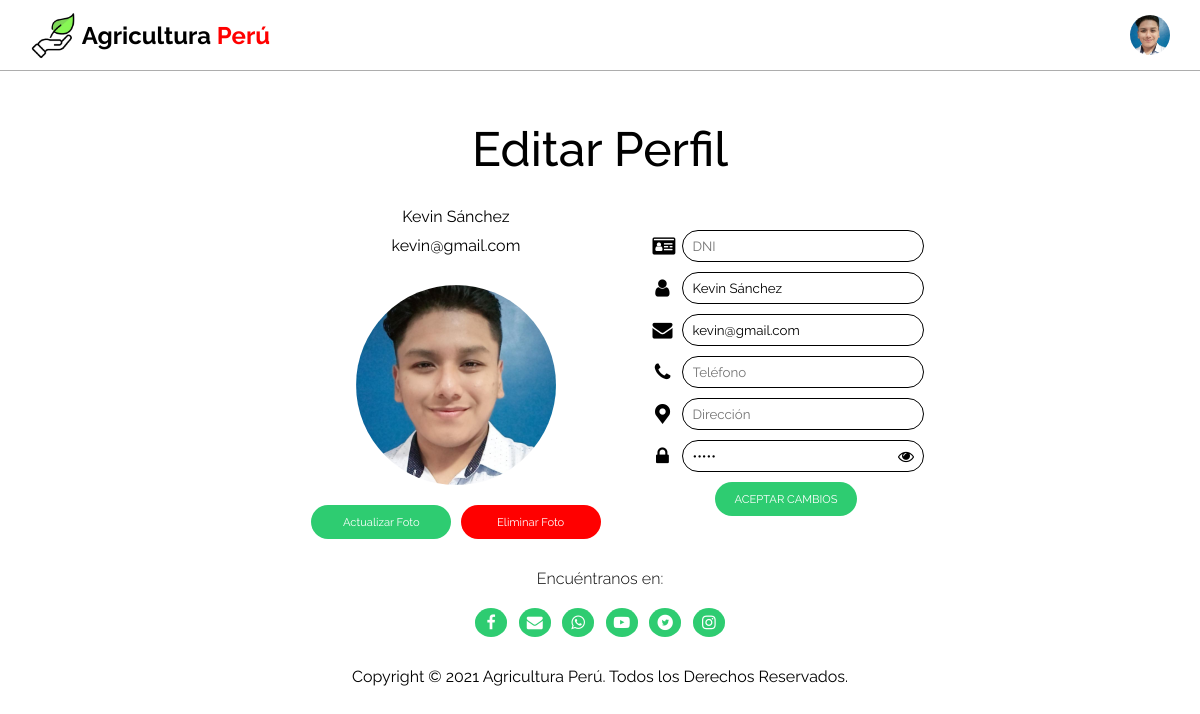
The page /editar-perfil.php?id=2 on the database its author committed.
### tables this page shows
CREATE TABLE `datos` (
  `id` int(100) NOT NULL,
  `foto` varchar(200) NOT NULL,
  `name` varchar(200) NOT NULL,
  `email` varchar(200) NOT NULL,
  `telefono` varchar(200) NOT NULL,
  `direccion` varchar(200) NOT NULL,
  `dni` varchar(200) NOT NULL,
  `password` varchar(200) NOT NULL,
  `conf_password` varchar(200) NOT NULL
);

### editar-perfil.php (the view, shortened to what this page needs)
<?php
    include 'database.php';
    $idCliente = $_GET['id'];
        $foto = "";
        $classRemove = 'notBlock';
        $clientes = "SELECT * FROM datos WHERE id = '$idCliente'";
        $datos_cliente = mysqli_query($conexion, $clientes);
?>
<!DOCTYPE html>
<html lang="es">
<head>
    <link rel="stylesheet" href="assets/css/general.css">
    <link rel="stylesheet" href="assets/css/editar-perfil.css?2.8">
    <link rel="stylesheet" href="assets/css/icons.css?1.2">
</head>
<body>
    <?php while($fila_cliente = mysqli_fetch_array($datos_cliente)){
    if($datos_usuario['foto'] != "foto_perfil.png"){
    $classRemove = "";
    $foto = '<img class="img" id="img" src="'.$fila_cliente['foto'].'" alt="Foto de Perfil">';
    }
    ?>
    <nav class="menu">
        <div class="contenedor">
            <ul class="seccion-a clasic">
                <a href="index.html" class="clasic">
                    <img src="assets/img/0001.png" alt="Logotipo de Agricultura Perú">
                    <h1>Agricultura <span>Perú</span></h1>
                </a>
            </ul>
            <ul class="seccion-b clasic">
                <img id="btnmenu" src="<?php echo $fila_cliente['foto'] ?>" alt="Foto de Usuario">
            </ul>
        </div>
    </nav>
    <h1 class="title special">Editar Perfil</h1>
    <section class="contenedor formulario">
        <form action="proceso_editar.php" method="post" class="formulario" enctype="multipart/form-data">
            <div class="container-perfil">
                <div class="containerFoto">
                    <h1 class="datos_perfil"><?php echo $fila_cliente['name'] ?></h1>
                    <h1 class="datos_perfil"><?php echo $fila_cliente['email'] ?></h1>
                    <label class="foto" for="foto"><h3 id="texto" class="texto"></h3><?php echo $foto; ?></label>
                    <div class="upimg">
                        <div required onclick="document.getElementById('foto').click()">Actualizar Foto</div>
                        <span class="borrarFoto <?php echo $classRemove; ?>"><p>Eliminar Foto</p></span>
                    </div>
                </div>
            </div>
            <section class="datos">
                <div class="box">
                    <div>
                        <label for="dni" class="icon-id-card"></label>
                        <input id="dni" type="text" class="input" name="dni" placeholder="DNI" value="">
                    </div>
                    <div>
                        <label for="name" class="icon-user"></label>
                        <input id="name" type="text" class="input" name="name" placeholder="Nombres y Apellidos" value="<?php echo $fila_cliente['name'];?>">
                    </div>
                    <div>
                        <label for="email" class="icon-mail-alt"></label>
                        <input id="email" type="text" class="input" name="email" placeholder="Email" value="<?php echo $fila_cliente['email'];?>">
                    </div>
                    <div>
                        <label for="telefono" class="icon-phone"></label>
                        <input id="telefono" type="text" class="input" name="telefono" placeholder="Teléfono" value="">
                    </div>
                    <div>
                        <label for="direccion" class="icon-location-1"></label>
                        <input id="direccion" type="text" class="input" name="direccion" placeholder="Dirección" value="">
                    </div>
                    <div>
                        <label for="password" class="icon-lock-1"></label>
                        <input id="password" type="password" class="input" name="password" placeholder="Password" value="<?php echo $fila_cliente['password'];?>">
                        <span id="eye" class="icon-eye"></span>
                    </div>
                    <?php } ?>
                    <input type="submit" value="Aceptar cambios" class="btn-aceptar">
                </div>
            </section>
        </form>
    </section>
    <h3 class="text-social">Encuéntranos en:</h3>
    <div class="social-net contenedor">
        <span><a href="" class="icon-facebook"></a></span>
        <span><a href="" class="icon-mail-alt"></a></span>
        <span><a href="" class="icon-wspt"></a></span>
        <span><a href="" class="icon-youtube-play"></a></span>
        <span><a href="" class="icon-twitter"></a></span>
        <span><a href="" class="icon-instagram"></a></span>
    </div>
    <footer class="contenedor">
        <h1>Copyright © 2021 Agricultura Perú. Todos los Derechos Reservados.</h1>
    </footer>
</body>
</html>

### assets/css/general.css (style rules this page uses)
* { margin: 0; padding: 0; font-family: 'Oswald', sans-serif; font-family: 'Raleway', sans-serif; }
:root { --primario:#2ecc71; }
a { text-decoration: none; color: #000; }
.contenedor { width: 95%; max-width: 1500px; margin: auto; height: 100%; display: flex; align-items: center; justify-content: center; }
.clasic { display: flex; align-items: center; justify-content: center; }
.menu { width: 100%; height: 70px; border-bottom: 1px solid #adadad; }
.menu .contenedor .seccion-a { width: 240px; }
.menu .contenedor .seccion-a a { justify-content: space-between; height: 100%; width: 100%; }
.menu .contenedor .seccion-a a h1 span { color: #ff0000; transition: .3s; }
.menu .contenedor .seccion-a a img { width: 50px; }
.menu .contenedor .seccion-b { width: calc(100% - 240px); justify-content: flex-end; }
.menu .contenedor .seccion-b img { width: 40px; height: 25px; object-fit: cover; border-radius: 20px; }
.title { text-align: center; font-weight: 500; font-size: 3rem; margin-top: 50px; margin-bottom: 50px; }
.special { margin-bottom: 30px; }
.text-social { text-align: center; font-weight: 300; margin-top: 30px; font-size: 1rem; }
.social-net { margin-top: 20px; width: 250px; margin-bottom: 30px; justify-content: space-between; }
.social-net span { background-color: var(--primario); border-radius: 50%; padding: 5px; transition: .3s; }
.social-net span a { color: #fff; font-size: 1rem; }
footer h1 { font-size: 1rem; font-weight: 400; margin-bottom: 10px; }

### assets/css/editar-perfil.css (style rules this page uses)
.menu .contenedor .seccion-b { display: flex; align-items: center; justify-content: flex-end; }
.menu .contenedor .seccion-b img { width: 40px; height: 40px; object-fit: cover; border-radius: 50%; cursor: pointer; }
.formulario { display: flex; align-items: center; justify-content: center; }
.formulario .container-perfil { width: 60%; height: 100%; }
.formulario .container-perfil .containerFoto { width: 90%; margin: auto; }
.formulario .container-perfil .containerFoto h1 { text-align: center; font-weight: 400; font-size: 1rem; margin-bottom: 10px; }
#img { height: 200px; width: 200px; object-fit: cover; border-radius: 50%; cursor: pointer; margin: auto; display: flex; margin-top: 30px; }
.formulario .container-perfil .containerFoto .upimg { align-items: center; justify-content: space-between; display: flex; width: 100%; margin-top: 20px; }
.formulario .container-perfil .containerFoto .upimg div { background-color: var(--primario); padding: 10px 20px; border: none; border-radius: 20px; transition: .3s; font-size: .7rem; color: #fff; display: flex; margin: auto; cursor: pointer; transition: .3s; width: 100px; align-items: center; justify-content: center; }
.formulario .container-perfil .containerFoto .upimg span { background-color: #ff0000; padding: 10px 20px; border: none; border-radius: 20px; transition: .3s; font-size: .7rem; color: #fff; display: flex; margin: auto; cursor: pointer; width: 100px; transition: .3s; align-items: center; justify-content: center; }
.formulario .datos { width: 40%; align-items: center; justify-content: center; display: flex; margin-left: 40px; }
.formulario .datos .box { width: 300px; display: grid; }
.formulario .datos .box div { margin-bottom: 10px; align-items: center; justify-content: center; display: flex; }
.formulario .datos .box div label { font-size: 20px; margin-right: 5px; }
.formulario .datos .box div .input { height: 30px; width: 200px; border-radius: 20px; border: 1px solid #000; padding-left: 10px; padding-right: 30px; }
#eye { position: absolute; margin-left: 240px; cursor: pointer; }
.formulario .datos .box .btn-aceptar { text-transform: uppercase; background-color: var(--primario); padding: 10px 20px; border: none; border-radius: 20px; transition: .3s; font-size: .7rem; color: #fff; display: flex; margin: auto; cursor: pointer; transition: .3s; }

### rows shown on the page
datos: foto (picture), name "Kevin Sánchez", email "kevin@gmail.com"
